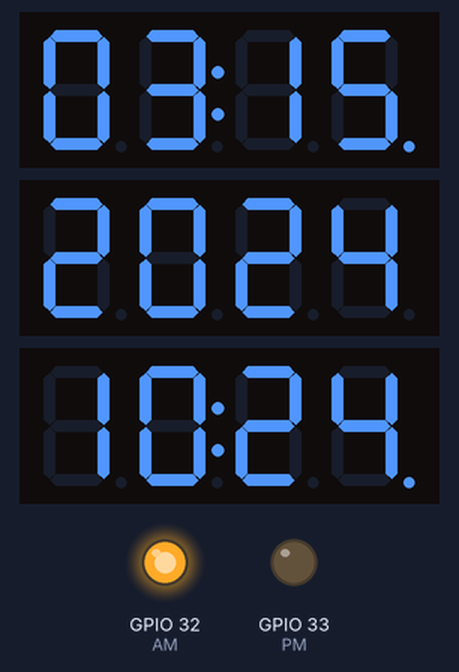
This sketch was run on a simulated ESP32. Parts: 3 × 4-digit seven-segment display, output pins drawn as LEDs (lit = HIGH). WiFi joins after 1.5 s; servers stay silent unless stated; network time is answered at once with the bench clock; the local clock reads 2024-03-15 10:24:30 at power-on unless the sketch sets it; what the sketch prints to the serial monitor is not drawn.

Above: at 1.7 s.
At 90.1 s:
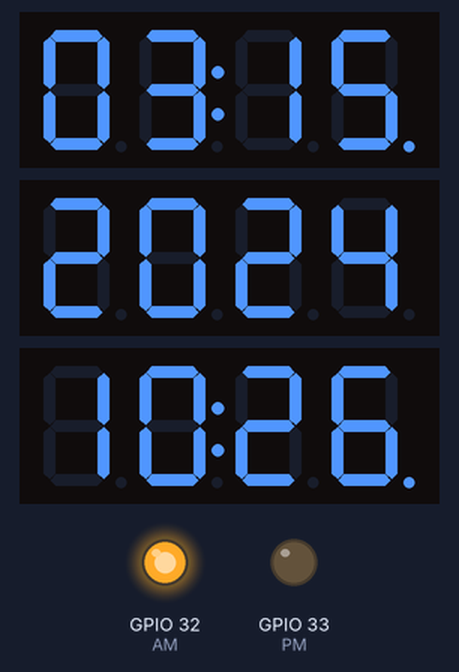
Timing chart, 0 to 91.6 s (numbered marks = the images above):
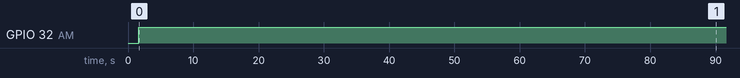

Measured:
- by itself, GPIO 32 (AM): LOW → HIGH at 1.6 s
- what the display in image 0 shows lasts 28.4 s, from 1.6 s to 30.0 s

The sketch:

BTTF_SIMPLE_CLOCK_HARD_CODED_CREDENTIAL_24H.ino
```cpp
#include "TM1637Display.h"
#include "WiFiManager.h"
#include "NTPClient.h"

#define red_CLK 16
#define red1_DIO 17
#define red2_DIO 18
#define red3_DIO 19

#define AM 32
#define PM 33


bool res;
const long utcOffsetInSeconds = 3600; // Offset in second

//========================USEFUL VARIABLES=============================
int UTC = 2; // UTC + value in hour - Summer time
int Display_backlight = 3; // Set displays brightness 0 to 7;

const char *ssid     = "YOUR SSID HERE";
const char *password = "WIFI PASSWORD HERE";

//======================================================================


// Setup the red displays
TM1637Display red1(red_CLK, red1_DIO);
TM1637Display red2(red_CLK, red2_DIO);
TM1637Display red3(red_CLK, red3_DIO);

WiFiUDP ntpUDP;
NTPClient timeClient(ntpUDP, "pool.ntp.org", utcOffsetInSeconds*UTC);

void setup() {

  pinMode(red_CLK, OUTPUT);
  pinMode(red1_DIO, OUTPUT);
  pinMode(red2_DIO, OUTPUT);
  pinMode(red3_DIO, OUTPUT);
  pinMode(AM, OUTPUT);
  pinMode(PM, OUTPUT);

  //manager.resetSettings();

  Serial.begin(9600);

  WiFi.begin(ssid, password);

  while ( WiFi.status() != WL_CONNECTED ) {
    delay ( 500 );
    Serial.print ( "." );
  }

  timeClient.begin();

  red1.setBrightness(Display_backlight);
  red2.setBrightness(Display_backlight);
  red3.setBrightness(Display_backlight);

}

void loop() {

  timeClient.update();
  Serial.print("Time: ");
  Serial.println(timeClient.getFormattedTime());
  unsigned long epochTime = timeClient.getEpochTime();
  struct tm *ptm = gmtime ((time_t *)&epochTime);
  int currentYear = ptm->tm_year+1900;
  Serial.print("Year: ");
  Serial.println(currentYear);

  int monthDay = ptm->tm_mday;
  Serial.print("Month day: ");
  Serial.println(monthDay);

  int currentMonth = ptm->tm_mon+1;
  Serial.print("Month: ");
  Serial.println(currentMonth);

red1.showNumberDecEx(currentMonth,0b01000000,true,2,0);
red1.showNumberDecEx(monthDay,0b01000000,true,2,2);
red2.showNumberDecEx(currentYear,0b00000000,true);
red3.showNumberDecEx(timeClient.getHours(),0b01000000,true,2,0);
red3.showNumberDecEx(timeClient.getMinutes(),0b01000000,true,2,2);

if((currentMonth*30 + monthDay) >= 121 && (currentMonth*30 + monthDay) < 331){
timeClient.setTimeOffset(utcOffsetInSeconds*UTC);} // Change daylight saving time - Summer
else {timeClient.setTimeOffset((utcOffsetInSeconds*UTC) - 3600);} // Change daylight saving time - Winter


if(timeClient.getHours()>=13){
  digitalWrite(AM,0);
  digitalWrite(PM,1);}

else if(timeClient.getHours()==12){
  digitalWrite(AM,0);
  digitalWrite(PM,1);}

else{
  digitalWrite(AM,1);
  digitalWrite(PM,0);}


}
```
